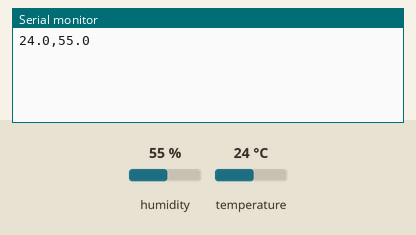
Recording of a sketch running on a simulated Arduino Uno, built with avr-gcc and run on an emulated ATmega328P. On the bench: the last lines printed to the serial monitor. The test bench sets the inputs (shaded band); at power-on: humidity 55 %, temperature 24 °C.

Above: at 3.2 s.
3.3 s: humidity set to 22 %
At 5.7 s:
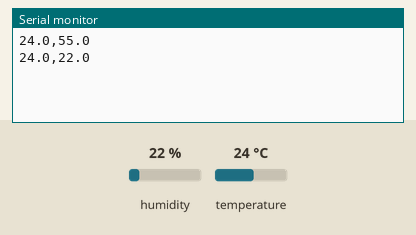
7.1 s: temperature set to 12 °C
At 8.9 s:
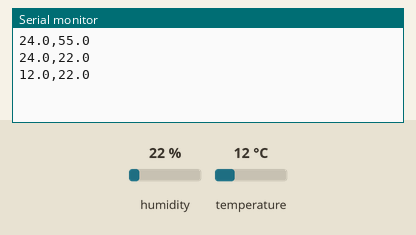
10.9 s: humidity set to 40 %
At 12.0 s:
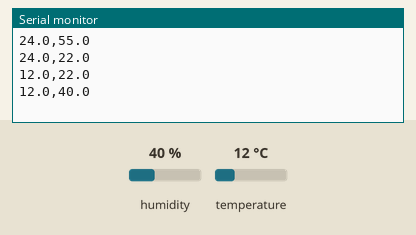
Timing chart, 0 to 13.9 s (numbered marks = the images above; inputs shaded):
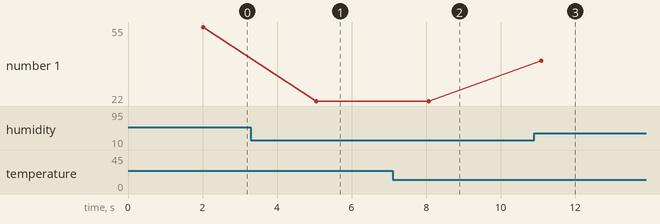

The sketch:

omgevingsmonitor.ino
```cpp
/*
  Omgevingsmonitor - Arduino-kant
  Leest een DHT-sensor uit en stuurt elke 3 seconden een regel via USB-serial:

      21.0,55.0

  (temperatuur in graden Celsius, komma, luchtvochtigheid in %, newline)

  Bedrading (lees de letters op het sensorplaatje):
      -  (min)       -> GND
      +  (VCC)       -> 5V   (op de Uno: de 5V-pin direct na 3.3V)
      S  (OUT/DATA)  -> pin D2
  Een losse sensor zonder plaatje (4 pinnen) heeft ook een weerstand van 10 kOhm
  nodig tussen VCC en DATA.

  Libraries (Arduino IDE > Hulpmiddelen > Bibliotheken beheren):
    - "DHT sensor library" van Adafruit
    - "Adafruit Unified Sensor" van Adafruit

  WELKE SENSOR? Zet hieronder DHTTYPE op het type dat je hebt:
    - blauw huisje           -> DHT11
    - wit, wat groter huisje -> DHT22

  PROBLEMEN OPSPOREN: zet DEBUG op 1. Dan stuurt de Arduino ook tekstregels
  ("Start", "Geen meting"). Zet DEBUG voor normaal gebruik weer op 0, want
  ontvanger.py verwacht alleen regels in de vorm  21.0,55.0

  Functionele eisen: F1 (elke 3 s meten) en F2 (geen ongeldige waarden versturen).
*/

#include <DHT.h>

#define DHTPIN 2
#define DHTTYPE DHT11          // <-- DHT11 of DHT22
#define DEBUG 0                // 0 = alleen metingen, 1 = ook tekstmeldingen

const unsigned long INTERVAL_MS = 3000;   // F1: elke 3 seconden
const unsigned long BAUDRATE = 9600;      // moet gelijk zijn aan ontvanger.py

DHT dht(DHTPIN, DHTTYPE);

void setup() {
  Serial.begin(BAUDRATE);
  dht.begin();
  delay(2000);  // de sensor heeft na het opstarten even nodig
#if DEBUG
  Serial.println("Start");
#endif
}

void loop() {
  float temperatuur = dht.readTemperature();   // graden Celsius
  float vochtigheid = dht.readHumidity();      // % RH

  // F2: alleen geldige waarden versturen (bij een fout geeft de sensor NaN)
  if (!isnan(temperatuur) && !isnan(vochtigheid)) {
    Serial.print(temperatuur, 1);
    Serial.print(',');
    Serial.println(vochtigheid, 1);
  } else {
#if DEBUG
    Serial.println("Geen meting");
#endif
  }

  delay(INTERVAL_MS);
}
```

Measured:
- after the input at 3.3 s, the serial monitor: prints a new line after 1.7 s (image 1)
- after the input at 7.1 s, the serial monitor: prints a new line after 0.97 s (image 2)
- after the input at 10.9 s, the serial monitor: prints a new line after 0.20 s (image 3)
- plotted number 1: 55 → 22 after the input at 3.3 s, 22 → 40 after the input at 10.9 s
